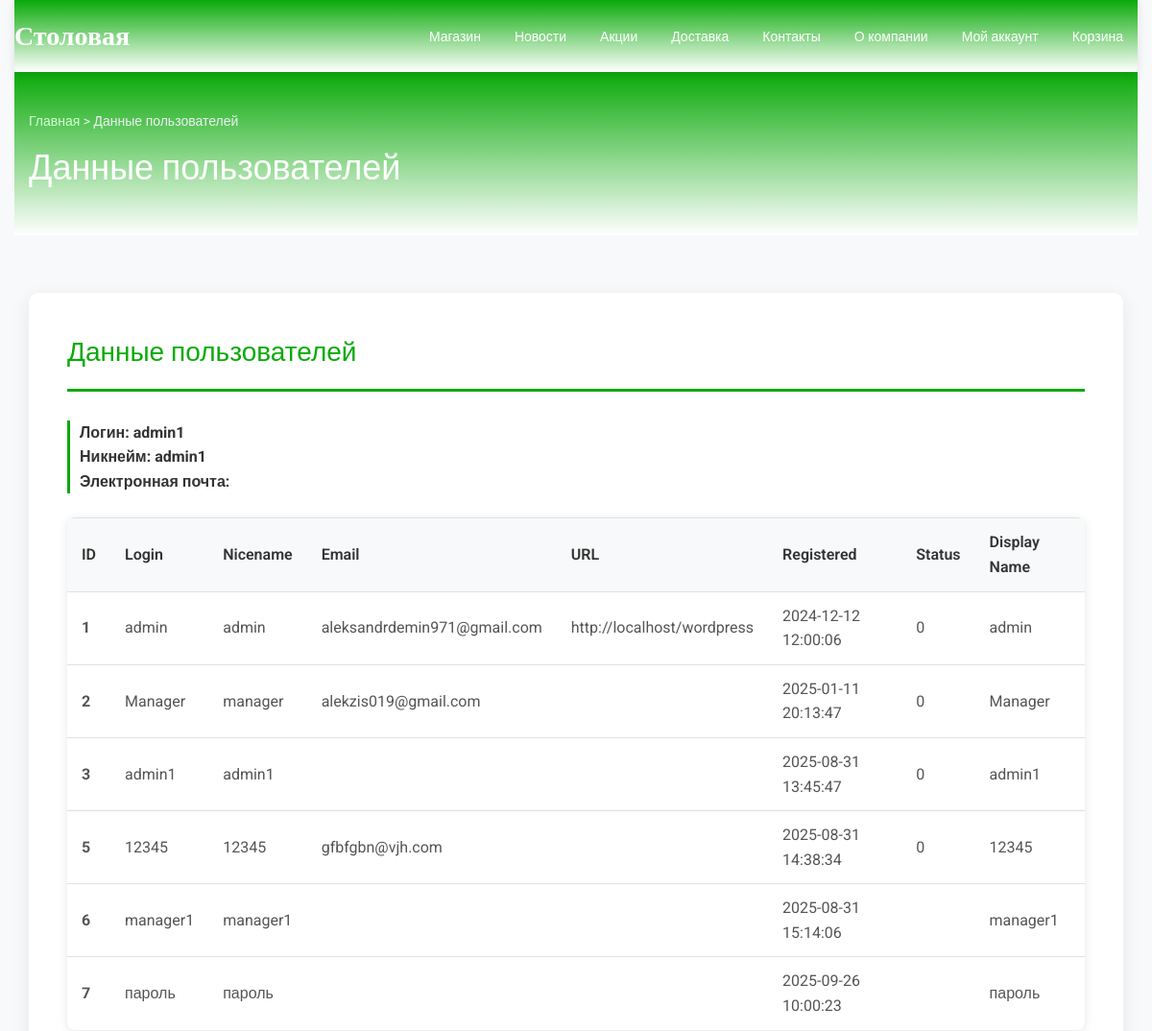
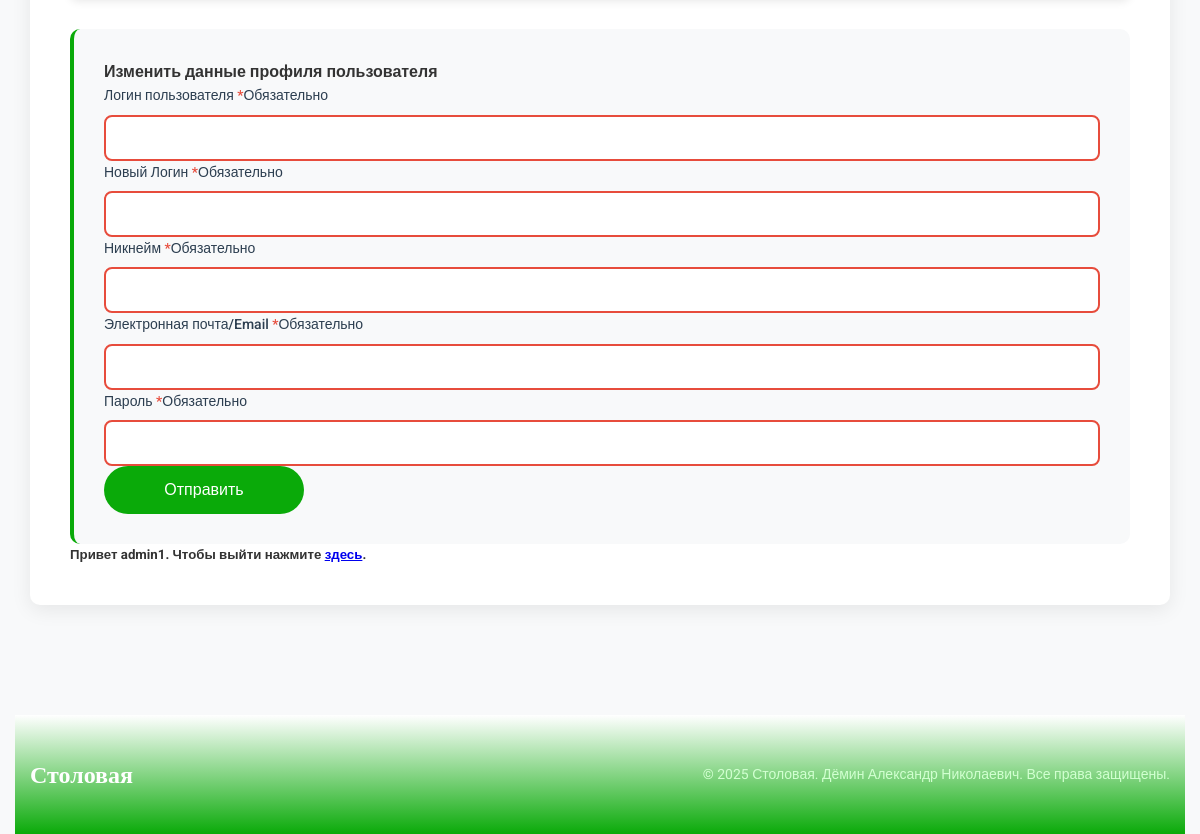
Page /my-account/admin/данные-пользователей/index.php (signed in) on the committed database (2 pictures, top to bottom).
### tables this page shows
CREATE TABLE `st_users` (
  `ID` bigint(20) UNSIGNED NOT NULL,
  `user_login` varchar(60) DEFAULT NULL,
  `user_pass` varchar(255) DEFAULT NULL,
  `user_nicename` varchar(50) DEFAULT NULL,
  `user_email` varchar(100) DEFAULT NULL,
  `user_url` varchar(100) DEFAULT NULL,
  `user_registered` datetime DEFAULT NULL,
  `user_activation_key` varchar(255) DEFAULT NULL,
  `user_status` int(11) DEFAULT NULL,
  `display_name` varchar(250) DEFAULT NULL
);

### my-account/admin/данные-пользователей/index.php (the view, shortened to what this page needs)
<?php
	if ($_COOKIE['user'] == 'admin1'):
?>
<!DOCTYPE html>
<html lang="ru-RU">
<head>
    <link rel="stylesheet" href="/style.css">
		<link rel="stylesheet" href="/styleM.css">
		<link rel="stylesheet" href="/styleMM.css">
</head>
<body class="site-body">
    <div class="site-wrapper">
        <header class="site-header">
            <div class="header-container">
                <div class="site-logo">
                    <h3><a href="/">Столовая</a></h3>
                </div>
                <nav class="main-nav">
                    <ul>
                        <li><a href="/shop/">Магазин</a></li>
                        <li><a href="/новости-и-акции/">Новости</a></li>
                        <li><a href="/акции/">Акции</a></li>
                        <li><a href="/доставка/">Доставка</a></li>
                        <li><a href="/контакты/">Контакты</a></li>
                        <li><a href="/о-компании/">О компании</a></li>
                        <li><a href="/my-account/">Мой аккаунт</a></li>
                        <li><a href="/cart/">Корзина</a></li>
                    </ul>
                </nav>
            </div>
        </header>
        <div class="page-header">
            <div class="site-wrapper">
                <div class="breadcrumbs">
                    <a href="/">Главная</a> > Данные пользователей
                </div>
                <h1 class="page-title">Данные пользователей</h1>
            </div>
        </div>
        <main class="main-content">
            <div class="site-wrapper">
                <div class="content-section">
                    <h2 class="section-title">Данные пользователей</h2>
                    <div class="delivery-info">
											<?php
												require '../../configDB.php';
												$query = $pdo->query('SELECT * FROM `st_users`');
												while ($row = $query->fetch(PDO::FETCH_OBJ))
												if ($row->user_login == $_COOKIE['user'])
												{
													echo '
													<h4>Логин: '.$row->user_login.' </h4>
													<h4>Никнейм: '.$row->user_nicename.' </h4>
													<h4>Электронная почта: '.$row->user_email.' </h4>
													';
												}
											?>
                    </div>
										<?php
										require '../../configDB.php';
										$query = $pdo->query('SELECT * FROM `st_users`');
										?>
										<div class="table-container">
											<table class="data-table">
													<thead>
															<tr>
																	<th>ID</th>
																	<th>Login</th>
																	<th>Nicename</th>
																	<th>Email</th>
																	<th>URL</th>
																	<th>Registered</th>
																	<th>Status</th>
																	<th>Display Name</th>
															</tr>
													</thead>
													<tbody>
															<?php while ($row = $query->fetch(PDO::FETCH_OBJ)): ?>
															<tr>
																	<td><strong><?= htmlspecialchars($row->ID) ?></strong></td>
																	<td><?= htmlspecialchars($row->user_login) ?></td>
																	<td><?= htmlspecialchars($row->user_nicename) ?></td>
																	<td><?= htmlspecialchars($row->user_email) ?></td>
																	<td><?= htmlspecialchars($row->user_url) ?></td>
																	<td><?= htmlspecialchars($row->user_registered) ?></td>
																	<td><?= htmlspecialchars($row->user_status) ?></td>
																	<td><?= htmlspecialchars($row->display_name) ?></td>
															</tr>
															<?php endwhile; ?>
													</tbody>
											</table>
										</div>
										<form class="order-form" action="../add.php" method="post" novalidate>
											<h4>Изменить данные профиля пользователя</h4>
											<p class="form-group">
												<label class="form-label" for="userpol">Логин пользователя&nbsp;<span class="required" aria-hidden="true">*</span><span class="screen-reader-text">Обязательно</span></label>
												<input type="text" class="form-input input-text" name="userpol" id="userpol" autocomplete="userpol" value="" required aria-required="true">
											</p>
											<p class="form-group">
												<label class="form-label" for="username">Новый Логин&nbsp;<span class="required" aria-hidden="true">*</span><span class="screen-reader-text">Обязательно</span></label>
												<input type="text" class="form-input input-text" name="username" id="username" autocomplete="username" value="" required aria-required="true">
											</p>
												<p class="form-group">
													<label class="form-label" for="usernicename">Никнейм&nbsp;<span class="required" aria-hidden="true">*</span><span class="screen-reader-text">Обязательно</span></label>
													<input type="text" class="form-input input-text" name="usernicename" id="usernicename" autocomplete="usernicename" value="" required aria-required="true">
												</p>
													<p class="form-group">
														<label class="form-label" for="useremail">Электронная почта/Email&nbsp;<span class="required" aria-hidden="true">*</span><span class="screen-reader-text">Обязательно</span></label>
														<input type="text" class="form-input input-text" name="useremail" id="useremail" autocomplete="useremail" value="" required aria-required="true">
													</p>
											<p class="form-group">
												<label class="form-label" for="password">Пароль&nbsp;<span class="required" aria-hidden="true">*</span><span class="screen-reader-text">&#1054;&#1073;&#1103;&#1079;&#1072;&#1090;&#1077;&#1083;&#1100;&#1085;&#1086;</span></label>
												<input class="form-input input-text" type="password" name="password" id="password" autocomplete="current-password" required aria-required="true">
											</p>
											<p class="form-row">
												<button type="submit" class="btn-primary" name="login" value="Отправить">Отправить</button>
											</p>
										</form>
										<h5>Привет <?=$_COOKIE['user']?>. Чтобы выйти нажмите <a
											href="../../../exit.php">здесь</a>. </h5>
                </div>
            </div>
        </main>
        <footer class="site-footer">
            <div class="site-wrapper">
                <div class="footer-content">
                    <div class="site-logo">
                        <h3><a href="/">Столовая</a></h3>
                    </div>
                    <p class="footer-text">© 2025 Столовая. Дёмин Александр Николаевич. Все права защищены.</p>
                </div>
            </div>
        </footer>
    </div>
</body>
</html>
<?php endif; ?>

### style.css (style rules this page uses)
* { margin: 0; padding: 0; box-sizing: border-box; }
body { font-family: 'Roboto', 'Arial', sans-serif; line-height: 1.6; color: #333; background: #f8f9fa; }
.site-wrapper { max-width: 1200px; margin: 0 auto; padding: 0 15px; }
.site-header { background: linear-gradient(180deg, #0aaa09 0%, #ffffff 100%); padding: 15px 0; position: sticky; top: 0; z-index: 1000; box-shadow: 0 2px 10px rgba(0,0,0,0.1); }
.header-container { display: flex; justify-content: space-between; align-items: center; }
.site-logo a { color: white; text-decoration: none; font-size: 28px; font-weight: bold; font-family: 'Roboto Slab', serif; }
.main-nav ul { display: flex; list-style: none; margin: 0; padding: 0; gap: 5px; }
.main-nav a { color: white; text-decoration: none; padding: 10px 15px; border-radius: 5px; transition: all 0.3s ease; font-size: 14px; font-weight: 500; }
.page-header { background: linear-gradient(180deg, #0aaa09 0%, #ffffff 100%); padding: 40px 0; margin-bottom: 30px; color: white; }
.page-title { font-size: 36px; color: white; margin: 10px 0 0 0; font-weight: 300; }
.breadcrumbs { color: #ecf0f1; font-size: 14px; margin-bottom: 10px; }
.breadcrumbs a { color: #d1ffd0; text-decoration: none; }
.main-content { padding: 30px 0; min-height: 60vh; }
.content-section { background: white; padding: 40px; border-radius: 10px; box-shadow: 0 5px 20px rgba(0, 0, 0, 0.08); margin-bottom: 30px; }
.section-title { color: #2c3e50; font-size: 28px; margin-bottom: 30px; padding-bottom: 15px; border-bottom: 3px solid #0aaa09; font-weight: 400; }
.delivery-info { margin-bottom: 25px; padding-left: 10px; border-left: 3px solid #0aaa09; }
.site-footer { background: linear-gradient(0deg, #0aaa09 0%, #ffffff 100%); color: white; padding: 40px 0; margin-top: 50px; }
.footer-content { display: flex; justify-content: space-between; align-items: center; }
.footer-text { margin: 0; color: #d1ffd0; font-size: 14px; }
.site-footer .site-logo a { font-size: 24px; }
.section-title { color: #0aaa09; }

### styleMM.css (style rules this page uses)
.order-form { background: #f8f9fa; padding: 30px; border-radius: 10px; margin-top: 30px; border-left: 4px solid #0aaa09; }
.form-group { display: flex; flex-direction: column; }
.form-label { font-weight: 500; color: #2c3e50; margin-bottom: 8px; font-size: 14px; }
.form-label .required { color: #e74c3c; }
.form-input { padding: 12px 15px; border: 2px solid #e0e0e0; border-radius: 8px; font-size: 16px; transition: all 0.3s ease; background: white; }
.btn-primary { background: #0aaa09; color: white; border: none; padding: 15px 30px; border-radius: 25px; font-size: 16px; font-weight: 500; cursor: pointer; transition: all 0.3s ease; min-width: 200px; }
.btn-primary { background: #0aaa09; color: white; padding: 15px 30px; border-radius: 25px; text-decoration: none; font-weight: 500; display: inline-block; transition: all 0.3s ease; }

### my-account/admin/данные-пользователей/index.php (style rules this page uses)
.table-container { margin: 20px 0; overflow-x: auto; background: white; border-radius: 8px; box-shadow: 0 2px 10px rgba(0,0,0,0.1); }
.data-table { width: 100%; border-collapse: collapse; }
.data-table th, .data-table td { padding: 12px 15px; text-align: left; border-bottom: 1px solid #e1e1e1; }
.data-table th { background-color: #f8f9fa; font-weight: 600; color: #333; border-top: 1px solid #e1e1e1; }
.data-table tr:last-child td { border-bottom: none; }
.data-table td { color: #555; }

### rows in the picture
st_users: user_login "admin1", user_nicename "admin1", ID "3", user_registered "2025-08-31 13:45:47", user_status "0", display_name "admin1"
st_users: ID "1", user_login "admin", user_nicename "admin", user_email "aleksandrdemin971@gmail.com", user_url "http://localhost/wordpress", user_registered "2024-12-12 12:00:06", user_status "0", display_name "admin"
st_users: ID "2", user_login "Manager", user_nicename "manager", user_email "alekzis019@gmail.com", user_registered "2025-01-11 20:13:47", user_status "0", display_name "Manager"
st_users: ID "5", user_login "12345", user_nicename "12345", user_email "gfbfgbn@vjh.com", user_registered "2025-08-31 14:38:34", user_status "0", display_name "12345"
st_users: ID "6", user_login "manager1", user_nicename "manager1", user_registered "2025-08-31 15:14:06", display_name "manager1"
st_users: ID "7", user_login "пароль", user_nicename "пароль", user_registered "2025-09-26 10:00:23", display_name "пароль"

### other values in the picture
$_COOKIE['user'] "admin1"
